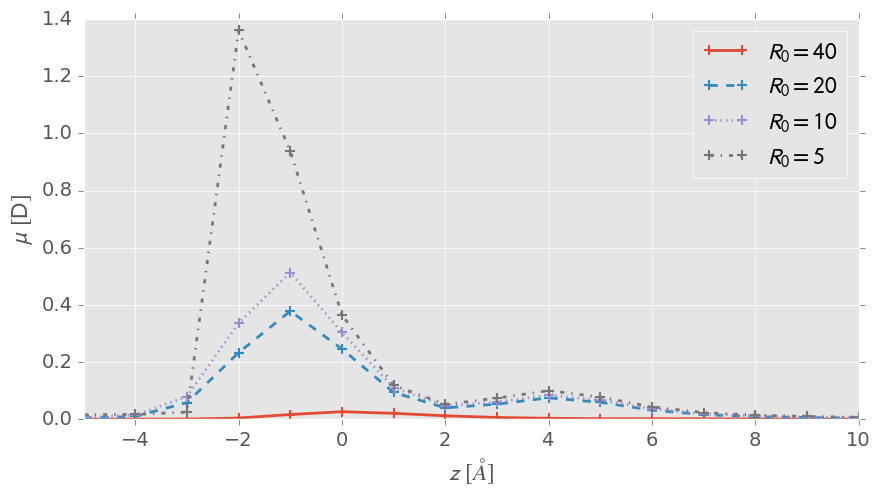

The Python source for this figure:
#!/usr/bin/env python

import matplotlib as mpl
import matplotlib.pyplot as plt

import numpy as np

mpl.style.use('ggplot')
# The colors are from the ggplot style, consistent with grey background
ggplot = ['#E24A33', '#348ABD', '#988ED5', '#777777', '#FBC15E', '#8EBA42', '#FFB5B8']
# List of line styles
lines = ['-', '--', ':', '-.', '-', '--', ':']
# List of labels
labs = [r'$R_0 = 40$', r'$R_0 = 20$', r'$R_0 = 10$', r'$R_0 = 5$']
params = {'text.usetex': False,
          'mathtext.fontset': 'stixsans',
          'font.size' : 14
         }
mpl.rcParams.update(params)

fig, ax = plt.subplots(figsize=(10, 5), facecolor='w', edgecolor='k')

fname='curv_dip_acetone_perpen.dat'

# Read columns
data = np.loadtxt(fname, usecols=(0, 1, 2, 3, 4))
for col in range(1, 5):
    ax.plot(data[:, 0], data[:, col], color=ggplot[col-1], marker='+', ls=lines[col-1], lw=2, ms=7, mew=1.5, label=labs[col-1])
    ax.set_ylabel(r'$\mu\,\,[\mathrm{D}]$')
    ax.legend(loc='upper right', ncol=1)

ax.set_xlim(-5.0, 10.0)
ax.set_ylim(0.0, 1.4)
ax.set_xlabel(r'$z\,\,[\AA]$')

fig.savefig('curvature.png', transparent=False, bbox_inches='tight')
